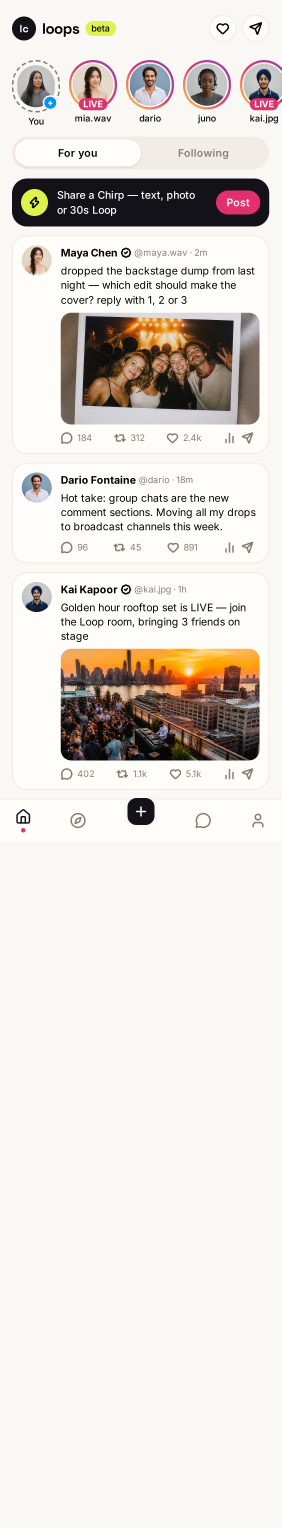
#> input picture LoopsHomeFeed.png, 1125 x 6111 px, found by its file name (shown at 1/4 size)
$ python crop.py
#> lines starting #> are read from the running program, lines starting #| are printed output that depends on the picture
#!/usr/bin/env python3
"""Crop the photo regions out of the Loops UI mockups.

Source PNGs live in the export directory; crops are written into the app's
public/img folder as JPEGs.

Every rectangle below was measured with tools/detect.py rather than eyeballed.
All mockups are 1125px wide (a 3x render of a 375pt phone screen), so these
coordinates are 3x points.

Three deliberate decisions:

  * Avatar crops come from the Chats/Profile/Conversation screens rather than
    the home-feed story row. The story row bakes "LIVE" pills over its avatars,
    which would collide with the ring and badge the app draws in CSS.
  * Four avatars bake in a green presence dot at the bottom-right. Those are
    repaired by mirroring the bottom-left corner over it (see repair_dot), so
    the app can own presence state instead of inheriting it.
  * Explore tiles are cropped whole, overlays included. The baked-in #tags and
    comment glyphs are rendered at 3x and scale with the tile, so re-drawing
    them in HTML would only produce ghosting. Tile renders its own tag chip
    only for tiles that don't already have one.
"""

from __future__ import annotations

from pathlib import Path

from PIL import Image

SRC = Path("/home/student/Downloads/banani-ui-export")
DEST = SRC / "river-app" / "public" / "img"

# name -> (source png, (x0, y0, x1, y1))
CROPS: dict[str, tuple[str, tuple[int, int, int, int]]] = {
    # ---- feed post header avatars ----------------------------------------
    "avatar-maya": ("LoopsHomeFeed.png", (90, 982, 202, 1094)),
    "avatar-dario-sm": ("LoopsHomeFeed.png", (90, 1881, 202, 1993)),
    "avatar-kai-sm": ("LoopsHomeFeed.png", (90, 2331, 202, 2443)),
    # ---- feed post media (aligns with the text column, x243-1037) --------
    "post-photobooth": ("LoopsHomeFeed.png", (243, 1274, 1037, 1697)),
    "post-rooftop": ("LoopsHomeFeed.png", (243, 2595, 1037, 3041)),
    # ---- explore tiles (measured grid: cols 48/576, 25px gutters) --------
    "tile-fitcheck": ("LoopsExplore.png", (48, 726, 551, 1649)),
    "tile-morning": ("LoopsExplore.png", (576, 726, 1077, 1175)),
    "tile-loop": ("LoopsExplore.png", (576, 1200, 1077, 1649)),
    "tile-live": ("LoopsExplore.png", (48, 1674, 551, 2123)),
    "tile-food": ("LoopsExplore.png", (48, 2148, 551, 2597)),
    "tile-portrait": ("LoopsExplore.png", (576, 1674, 1077, 2597)),
    # ---- chats list avatars ----------------------------------------------
    "avatar-juno-big": ("LoopsChats.png", (49, 1255, 189, 1395)),
    "avatar-rats": ("LoopsChats.png", (49, 1456, 189, 1596)),
    "avatar-mia-big": ("LoopsChats.png", (49, 1686, 189, 1826)),
    "avatar-sofia-big": ("LoopsChats.png", (49, 1903, 189, 2043)),
    "avatar-kai-big": ("LoopsChats.png", (49, 2119, 189, 2259)),
    # ---- profile ---------------------------------------------------------
    # cover starts below the baked back/settings buttons (y<180)
    # ---- profile ---------------------------------------------------------
    # Cover runs the full width from the very top edge down to y=595 (198.3pt).
    # The back/settings buttons are baked into it and get patched out below.
    "profile-cover": ("LoopsProfile.png", (0, 0, 1125, 595)),
    # cropped inside the baked gradient ring; the ring is drawn in CSS.
    # Ring outer box measures (51, 508)-(271, 728), i.e. 220px centred on
    # (161, 618); a ~17px ring leaves a 186px photo inside it.
    "avatar-sofia": ("LoopsProfile.png", (68, 525, 254, 711)),
    "post-market": ("LoopsProfile.png", (243, 1800, 1037, 2249)),
    # ---- conversation ----------------------------------------------------
    "avatar-juno-head": ("LoopsConversation.png", (193, 63, 311, 181)),
    "shared-loop": ("LoopsConversation.png", (48, 255, 1076, 833)),
    "avatar-juno-msg": ("LoopsConversation.png", (49, 954, 131, 1036)),
    "avatar-juno-msg2": ("LoopsConversation.png", (49, 1593, 131, 1675)),
    "avatar-juno-msg3": ("LoopsConversation.png", (49, 2769, 131, 2851)),
    "msg-band": ("LoopsConversation.png", (359, 1956, 993, 2449)),
}

# Avatars with a baked-in green presence dot at the bottom-right.
DOT_AVATARS = {
    "avatar-juno-big",
    "avatar-mia-big",
    "avatar-sofia-big",
    "avatar-juno-head",
}
DOT_BOX = 42  # px to patch at 3x


def repair_dot(img: Image.Image) -> Image.Image:
    """Mirror the bottom-left corner over the baked-in presence dot.

    These avatars sit on plain card backgrounds, so the mirrored patch is
    seamless and lets the app draw its own presence indicator.
    """
    w, h = img.size
    patch = img.crop((0, h - DOT_BOX, DOT_BOX, h)).transpose(Image.FLIP_LEFT_RIGHT)
    img.paste(patch, (w - DOT_BOX, h - DOT_BOX))
    return img


# The profile cover has the back/settings buttons baked in at these boxes
# (36pt circles inset 16pt from each edge, 20pt down). The app draws real
# buttons on top, so patch the originals out by mirroring the pattern from
# the strip directly beneath each one.
COVER_BUTTONS = [(48, 60, 156, 168), (969, 60, 1077, 168)]


def repair_cover(img: Image.Image) -> Image.Image:
    for x0, y0, x1, y1 in COVER_BUTTONS:
        h = y1 - y0
        patch = img.crop((x0, y1, x1, y1 + h)).transpose(Image.FLIP_TOP_BOTTOM)
        img.paste(patch, (x0, y0))
    return img


def main() -> int:
    DEST.mkdir(parents=True, exist_ok=True)
    cache: dict[str, Image.Image] = {}

    for name, (src_name, box) in CROPS.items():
        if src_name not in cache:
            cache[src_name] = Image.open(SRC / src_name).convert("RGB")
        crop = cache[src_name].crop(box)
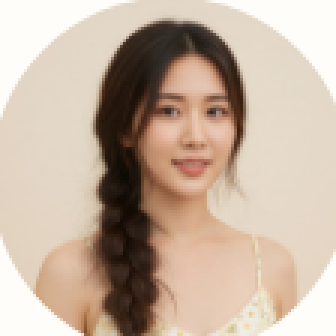
#> crop: PIL image 112x112 RGB (shown 3 times larger); mean R, G, B 196.9, 177.6, 160.8
        if name in DOT_AVATARS:
            crop = repair_dot(crop)
        if name == "profile-cover":
            crop = repair_cover(crop)
        crop.save(DEST / f"{name}.jpg", "JPEG", quality=90, optimize=True)
        print(f"{name:20s} {crop.width:5d}x{crop.height:<5d}")
#| avatar-maya            112x112

    print(f"\n{len(CROPS)} crops written to {DEST}")
    print("run tools/sheet.py to render the verification contact sheet")
    return 0


if __name__ == "__main__":
    raise SystemExit(main())
#> (the program exits here)
